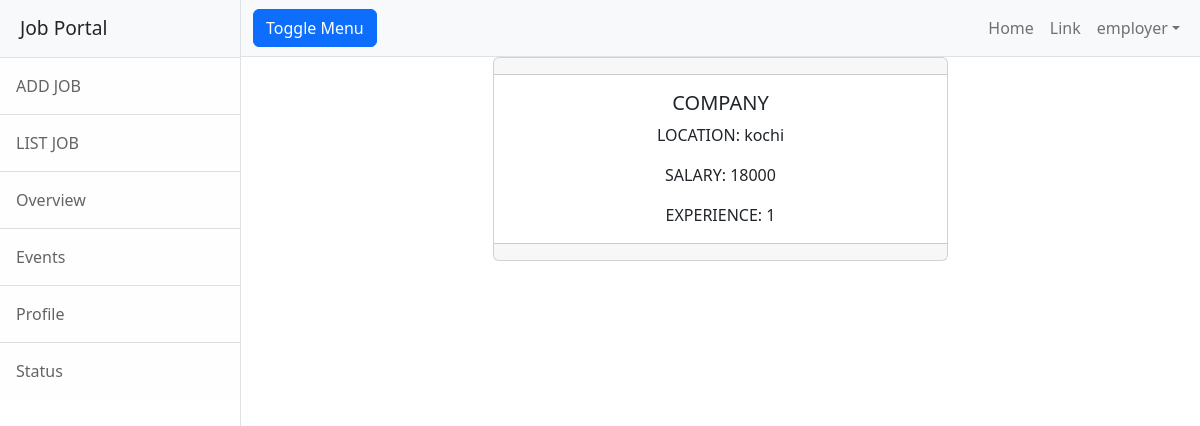
The page /employer/jobs/detail/1 (signed in) on the database its author committed.
### employer/models.py (models this page shows, shortened)
class Jobs(models.Model):
    job_title_name=models.CharField(max_length=150)
    company=models.ForeignKey(User,on_delete=models.CASCADE,related_name="company")
    location=models.CharField(max_length=150)
    salary=models.PositiveIntegerField(null=True)
    experience=models.PositiveIntegerField(default=0)
    created_date=models.DateField(auto_now_add=True)
    last_date=models.DateField(null=True)
    active_status=models.BooleanField(default=True)

### employer/views.py (the view)
# urls.py: path('jobs/detail/<int:id>',views.JobDetailView.as_view(),name="emp_jobdetails"),
class JobDetailView(DetailView):
    model = Jobs
    context_object_name = "job"
    template_name = "emp_jobdetails.html"
    pk_url_kwarg = "id"

### employer/templates/emp_jobdetails.html (shortened to what this page needs)
{%extends 'base.html'%}
{% block body_block%}
<div class="row">
    <div class="col-3"></div>
    <div class="col-6">
       <div class="card text-center">
  <div class="card-header">
  </div>
  <div class="card-body">
    <h5 class="card-title">
        <span>COMPANY</span>
    </h5>
    <p class="card-text"> LOCATION:
        {{job.location}}
    </p>
      <p class="card-text"> SALARY:
          {{job.salary}}
      </p>
      <p class="card-text"> EXPERIENCE:
          {{job.experience}}
      </p>
  </div>
  <div class="card-footer text-muted"></div>
</div>
    </div>
    <div class="col-3"></div>
</div>
{%endblock%}

### employer/templates/base.html (shortened to what this page needs)
<!DOCTYPE html>
{% load static %}
<html lang="en">
    <head>
        <link href="{% static 'css/styles.css' %}" rel="stylesheet" />
<link href="https://cdn.jsdelivr.net/npm/bootstrap@5.2.0-beta1/dist/css/bootstrap.min.css" rel="stylesheet">
    </head>
    <body>
        <div class="d-flex" id="wrapper">
            <div class="border-end bg-white" id="sidebar-wrapper">
                <div class="sidebar-heading border-bottom bg-light">Job Portal</div>
                <div class="list-group list-group-flush">
                    <a class="list-group-item list-group-item-action list-group-item-light p-3" href="{% url 'emp-addjob' %}">ADD JOB</a>
                    <a class="list-group-item list-group-item-action list-group-item-light p-3" href="{% url 'emp-alljobs' %}">LIST JOB</a>
                    <a class="list-group-item list-group-item-action list-group-item-light p-3" href="#!">Overview</a>
                    <a class="list-group-item list-group-item-action list-group-item-light p-3" href="#!">Events</a>
                    <a class="list-group-item list-group-item-action list-group-item-light p-3" href="#!">Profile</a>
                    <a class="list-group-item list-group-item-action list-group-item-light p-3" href="#!">Status</a>
                </div>
            </div>
            <div id="page-content-wrapper">
                <nav class="navbar navbar-expand-lg navbar-light bg-light border-bottom">
                    <div class="container-fluid">
                        <button class="btn btn-primary" id="sidebarToggle">Toggle Menu</button>
                        <div class="collapse navbar-collapse" id="navbarSupportedContent">
                            <ul class="navbar-nav ms-auto mt-2 mt-lg-0">
                                <li class="nav-item active"><a class="nav-link" href="{% url 'emp-home' %}">Home</a></li>
                                <li class="nav-item"><a class="nav-link" href="#!">Link</a></li>
                                <li class="nav-item dropdown">
                                    <a class="nav-link dropdown-toggle" id="navbarDropdown" href="#" role="button" data-bs-toggle="dropdown" aria-haspopup="true" aria-expanded="false">{{request.user}}</a>
                                </li>
                            </ul>
                        </div>
                    </div>
                </nav>
                <div class="container-fluid">
                    {% block body_block %}
                    {% endblock %}
                </div>
            </div>
        </div>
    </body>
</html>

### rows shown on the page
Jobs: location "kochi", salary "18000", experience "1"

### other values the page prints
{{ request.user }} "employer"
